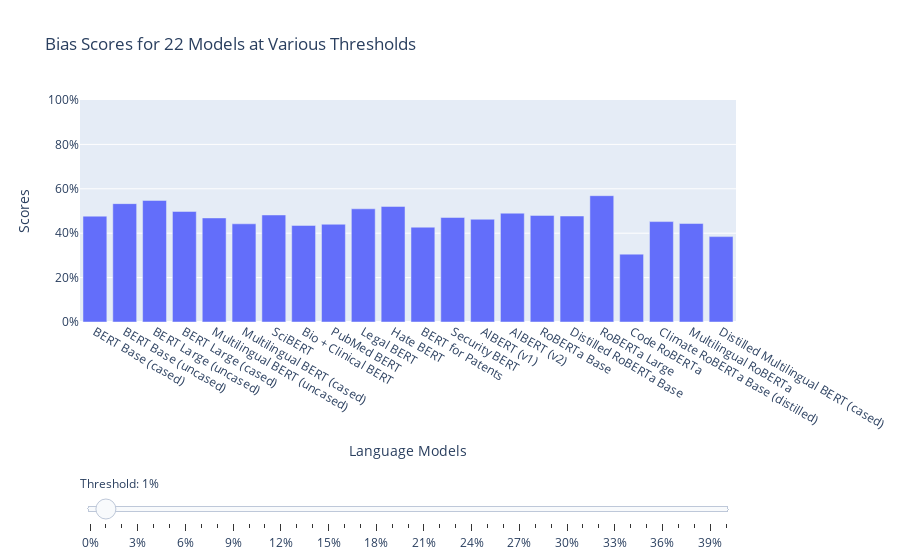

This figure's notebook cell:
### Markdown cell above
### 2: Bias Score

### Code cell
slider_chart(score_type='bias_score')
